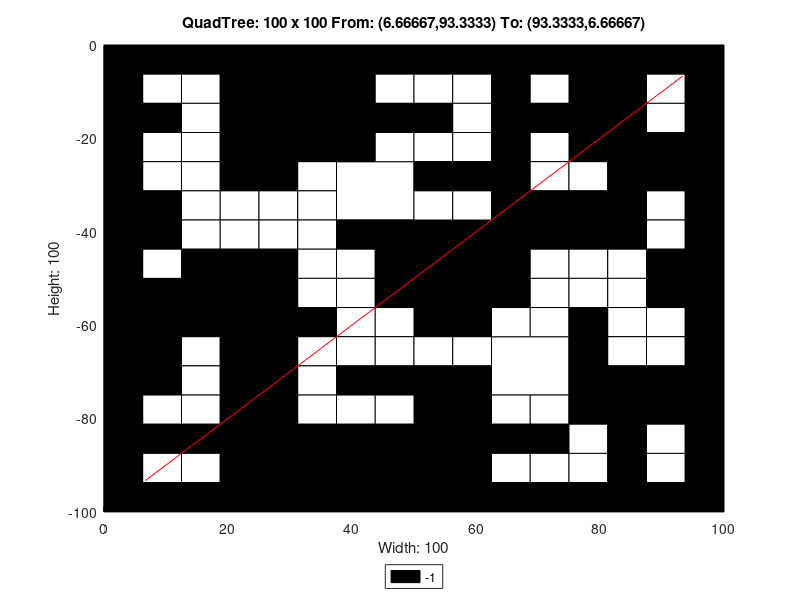

MATLAB code for this plot:
axis([0 100 -100 0]);
title('QuadTree: 100 x 100 From: (6.66667,93.3333) To: (93.3333,6.66667)');
xlabel('Width: 100');
ylabel('Height: 100');
rectangle('Position',[25 -12.5 12.5 12.5], 'FaceColor',[0 0 0]);
rectangle('Position',[25 -25 12.5 12.5], 'FaceColor',[0 0 0]);
rectangle('Position',[37.5 -37.5 12.5 12.5], 'FaceColor',[1 1 1]);
rectangle('Position',[75 -12.5 12.5 12.5], 'FaceColor',[0 0 0]);
rectangle('Position',[75 -25 12.5 12.5], 'FaceColor',[0 0 0]);
rectangle('Position',[50 -50 12.5 12.5], 'FaceColor',[0 0 0]);
rectangle('Position',[0 -62.5 12.5 12.5], 'FaceColor',[0 0 0]);
rectangle('Position',[12.5 -62.5 12.5 12.5], 'FaceColor',[0 0 0]);
rectangle('Position',[0 -75 12.5 12.5], 'FaceColor',[0 0 0]);
rectangle('Position',[25 -100 12.5 12.5], 'FaceColor',[0 0 0]);
rectangle('Position',[37.5 -100 12.5 12.5], 'FaceColor',[0 0 0]);
rectangle('Position',[50 -62.5 12.5 12.5], 'FaceColor',[0 0 0]);
rectangle('Position',[62.5 -75 12.5 12.5], 'FaceColor',[1 1 1]);
rectangle('Position',[50 -87.5 12.5 12.5], 'FaceColor',[0 0 0]);
rectangle('Position',[50 -100 12.5 12.5], 'FaceColor',[0 0 0]);
rectangle('Position',[0 -6.25 6.25 6.25], 'FaceColor',[0 0 0]);
rectangle('Position',[6.25 -6.25 6.25 6.25], 'FaceColor',[0 0 0]);
rectangle('Position',[0 -12.5 6.25 6.25], 'FaceColor',[0 0 0]);
rectangle('Position',[6.25 -12.5 6.25 6.25], 'FaceColor',[1 1 1]);
rectangle('Position',[12.5 -6.25 6.25 6.25], 'FaceColor',[0 0 0]);
rectangle('Position',[18.75 -6.25 6.25 6.25], 'FaceColor',[0 0 0]);
rectangle('Position',[12.5 -12.5 6.25 6.25], 'FaceColor',[1 1 1]);
rectangle('Position',[18.75 -12.5 6.25 6.25], 'FaceColor',[0 0 0]);
rectangle('Position',[0 -18.75 6.25 6.25], 'FaceColor',[0 0 0]);
rectangle('Position',[6.25 -18.75 6.25 6.25], 'FaceColor',[0 0 0]);
rectangle('Position',[0 -25 6.25 6.25], 'FaceColor',[0 0 0]);
rectangle('Position',[6.25 -25 6.25 6.25], 'FaceColor',[1 1 1]);
rectangle('Position',[12.5 -18.75 6.25 6.25], 'FaceColor',[1 1 1]);
rectangle('Position',[18.75 -18.75 6.25 6.25], 'FaceColor',[0 0 0]);
rectangle('Position',[12.5 -25 6.25 6.25], 'FaceColor',[1 1 1]);
rectangle('Position',[18.75 -25 6.25 6.25], 'FaceColor',[0 0 0]);
rectangle('Position',[37.5 -6.25 6.25 6.25], 'FaceColor',[0 0 0]);
rectangle('Position',[43.75 -6.25 6.25 6.25], 'FaceColor',[0 0 0]);
rectangle('Position',[37.5 -12.5 6.25 6.25], 'FaceColor',[0 0 0]);
rectangle('Position',[43.75 -12.5 6.25 6.25], 'FaceColor',[1 1 1]);
rectangle('Position',[37.5 -18.75 6.25 6.25], 'FaceColor',[0 0 0]);
rectangle('Position',[43.75 -18.75 6.25 6.25], 'FaceColor',[0 0 0]);
rectangle('Position',[37.5 -25 6.25 6.25], 'FaceColor',[0 0 0]);
rectangle('Position',[43.75 -25 6.25 6.25], 'FaceColor',[1 1 1]);
rectangle('Position',[0 -31.25 6.25 6.25], 'FaceColor',[0 0 0]);
rectangle('Position',[6.25 -31.25 6.25 6.25], 'FaceColor',[1 1 1]);
rectangle('Position',[0 -37.5 6.25 6.25], 'FaceColor',[0 0 0]);
rectangle('Position',[6.25 -37.5 6.25 6.25], 'FaceColor',[0 0 0]);
rectangle('Position',[12.5 -31.25 6.25 6.25], 'FaceColor',[1 1 1]);
rectangle('Position',[18.75 -31.25 6.25 6.25], 'FaceColor',[0 0 0]);
rectangle('Position',[12.5 -37.5 6.25 6.25], 'FaceColor',[1 1 1]);
rectangle('Position',[18.75 -37.5 6.25 6.25], 'FaceColor',[1 1 1]);
rectangle('Position',[0 -43.75 6.25 6.25], 'FaceColor',[0 0 0]);
rectangle('Position',[6.25 -43.75 6.25 6.25], 'FaceColor',[0 0 0]);
rectangle('Position',[0 -50 6.25 6.25], 'FaceColor',[0 0 0]);
rectangle('Position',[6.25 -50 6.25 6.25], 'FaceColor',[1 1 1]);
rectangle('Position',[12.5 -43.75 6.25 6.25], 'FaceColor',[1 1 1]);
rectangle('Position',[18.75 -43.75 6.25 6.25], 'FaceColor',[1 1 1]);
rectangle('Position',[12.5 -50 6.25 6.25], 'FaceColor',[0 0 0]);
rectangle('Position',[18.75 -50 6.25 6.25], 'FaceColor',[0 0 0]);
rectangle('Position',[25 -31.25 6.25 6.25], 'FaceColor',[0 0 0]);
rectangle('Position',[31.25 -31.25 6.25 6.25], 'FaceColor',[1 1 1]);
rectangle('Position',[25 -37.5 6.25 6.25], 'FaceColor',[1 1 1]);
rectangle('Position',[31.25 -37.5 6.25 6.25], 'FaceColor',[1 1 1]);
rectangle('Position',[25 -43.75 6.25 6.25], 'FaceColor',[1 1 1]);
rectangle('Position',[31.25 -43.75 6.25 6.25], 'FaceColor',[1 1 1]);
rectangle('Position',[25 -50 6.25 6.25], 'FaceColor',[0 0 0]);
rectangle('Position',[31.25 -50 6.25 6.25], 'FaceColor',[1 1 1]);
rectangle('Position',[37.5 -43.75 6.25 6.25], 'FaceColor',[0 0 0]);
rectangle('Position',[43.75 -43.75 6.25 6.25], 'FaceColor',[0 0 0]);
rectangle('Position',[37.5 -50 6.25 6.25], 'FaceColor',[1 1 1]);
rectangle('Position',[43.75 -50 6.25 6.25], 'FaceColor',[0 0 0]);
rectangle('Position',[50 -6.25 6.25 6.25], 'FaceColor',[0 0 0]);
rectangle('Position',[56.25 -6.25 6.25 6.25], 'FaceColor',[0 0 0]);
rectangle('Position',[50 -12.5 6.25 6.25], 'FaceColor',[1 1 1]);
rectangle('Position',[56.25 -12.5 6.25 6.25], 'FaceColor',[1 1 1]);
rectangle('Position',[62.5 -6.25 6.25 6.25], 'FaceColor',[0 0 0]);
rectangle('Position',[68.75 -6.25 6.25 6.25], 'FaceColor',[0 0 0]);
rectangle('Position',[62.5 -12.5 6.25 6.25], 'FaceColor',[0 0 0]);
rectangle('Position',[68.75 -12.5 6.25 6.25], 'FaceColor',[1 1 1]);
rectangle('Position',[50 -18.75 6.25 6.25], 'FaceColor',[0 0 0]);
rectangle('Position',[56.25 -18.75 6.25 6.25], 'FaceColor',[1 1 1]);
rectangle('Position',[50 -25 6.25 6.25], 'FaceColor',[1 1 1]);
rectangle('Position',[56.25 -25 6.25 6.25], 'FaceColor',[1 1 1]);
rectangle('Position',[62.5 -18.75 6.25 6.25], 'FaceColor',[0 0 0]);
rectangle('Position',[68.75 -18.75 6.25 6.25], 'FaceColor',[0 0 0]);
rectangle('Position',[62.5 -25 6.25 6.25], 'FaceColor',[0 0 0]);
rectangle('Position',[68.75 -25 6.25 6.25], 'FaceColor',[1 1 1]);
rectangle('Position',[87.5 -6.25 6.25 6.25], 'FaceColor',[0 0 0]);
rectangle('Position',[93.75 -6.25 6.25 6.25], 'FaceColor',[0 0 0]);
rectangle('Position',[87.5 -12.5 6.25 6.25], 'FaceColor',[1 1 1]);
rectangle('Position',[93.75 -12.5 6.25 6.25], 'FaceColor',[0 0 0]);
rectangle('Position',[87.5 -18.75 6.25 6.25], 'FaceColor',[1 1 1]);
rectangle('Position',[93.75 -18.75 6.25 6.25], 'FaceColor',[0 0 0]);
rectangle('Position',[87.5 -25 6.25 6.25], 'FaceColor',[0 0 0]);
rectangle('Position',[93.75 -25 6.25 6.25], 'FaceColor',[0 0 0]);
rectangle('Position',[50 -31.25 6.25 6.25], 'FaceColor',[0 0 0]);
rectangle('Position',[56.25 -31.25 6.25 6.25], 'FaceColor',[0 0 0]);
rectangle('Position',[50 -37.5 6.25 6.25], 'FaceColor',[1 1 1]);
rectangle('Position',[56.25 -37.5 6.25 6.25], 'FaceColor',[1 1 1]);
rectangle('Position',[62.5 -31.25 6.25 6.25], 'FaceColor',[0 0 0]);
rectangle('Position',[68.75 -31.25 6.25 6.25], 'FaceColor',[1 1 1]);
rectangle('Position',[62.5 -37.5 6.25 6.25], 'FaceColor',[0 0 0]);
rectangle('Position',[68.75 -37.5 6.25 6.25], 'FaceColor',[0 0 0]);
rectangle('Position',[62.5 -43.75 6.25 6.25], 'FaceColor',[0 0 0]);
rectangle('Position',[68.75 -43.75 6.25 6.25], 'FaceColor',[0 0 0]);
rectangle('Position',[62.5 -50 6.25 6.25], 'FaceColor',[0 0 0]);
rectangle('Position',[68.75 -50 6.25 6.25], 'FaceColor',[1 1 1]);
rectangle('Position',[75 -31.25 6.25 6.25], 'FaceColor',[1 1 1]);
rectangle('Position',[81.25 -31.25 6.25 6.25], 'FaceColor',[0 0 0]);
rectangle('Position',[75 -37.5 6.25 6.25], 'FaceColor',[0 0 0]);
rectangle('Position',[81.25 -37.5 6.25 6.25], 'FaceColor',[0 0 0]);
rectangle('Position',[87.5 -31.25 6.25 6.25], 'FaceColor',[0 0 0]);
rectangle('Position',[93.75 -31.25 6.25 6.25], 'FaceColor',[0 0 0]);
rectangle('Position',[87.5 -37.5 6.25 6.25], 'FaceColor',[1 1 1]);
rectangle('Position',[93.75 -37.5 6.25 6.25], 'FaceColor',[0 0 0]);
rectangle('Position',[75 -43.75 6.25 6.25], 'FaceColor',[0 0 0]);
rectangle('Position',[81.25 -43.75 6.25 6.25], 'FaceColor',[0 0 0]);
rectangle('Position',[75 -50 6.25 6.25], 'FaceColor',[1 1 1]);
rectangle('Position',[81.25 -50 6.25 6.25], 'FaceColor',[1 1 1]);
rectangle('Position',[87.5 -43.75 6.25 6.25], 'FaceColor',[1 1 1]);
rectangle('Position',[93.75 -43.75 6.25 6.25], 'FaceColor',[0 0 0]);
rectangle('Position',[87.5 -50 6.25 6.25], 'FaceColor',[0 0 0]);
rectangle('Position',[93.75 -50 6.25 6.25], 'FaceColor',[0 0 0]);
rectangle('Position',[12.5 -68.75 6.25 6.25], 'FaceColor',[1 1 1]);
rectangle('Position',[18.75 -68.75 6.25 6.25], 'FaceColor',[0 0 0]);
rectangle('Position',[12.5 -75 6.25 6.25], 'FaceColor',[1 1 1]);
rectangle('Position',[18.75 -75 6.25 6.25], 'FaceColor',[0 0 0]);
rectangle('Position',[25 -56.25 6.25 6.25], 'FaceColor',[0 0 0]);
rectangle('Position',[31.25 -56.25 6.25 6.25], 'FaceColor',[1 1 1]);
rectangle('Position',[25 -62.5 6.25 6.25], 'FaceColor',[0 0 0]);
rectangle('Position',[31.25 -62.5 6.25 6.25], 'FaceColor',[0 0 0]);
rectangle('Position',[37.5 -56.25 6.25 6.25], 'FaceColor',[1 1 1]);
rectangle('Position',[43.75 -56.25 6.25 6.25], 'FaceColor',[0 0 0]);
rectangle('Position',[37.5 -62.5 6.25 6.25], 'FaceColor',[1 1 1]);
rectangle('Position',[43.75 -62.5 6.25 6.25], 'FaceColor',[1 1 1]);
rectangle('Position',[25 -68.75 6.25 6.25], 'FaceColor',[0 0 0]);
rectangle('Position',[31.25 -68.75 6.25 6.25], 'FaceColor',[1 1 1]);
rectangle('Position',[25 -75 6.25 6.25], 'FaceColor',[0 0 0]);
rectangle('Position',[31.25 -75 6.25 6.25], 'FaceColor',[1 1 1]);
rectangle('Position',[37.5 -68.75 6.25 6.25], 'FaceColor',[1 1 1]);
rectangle('Position',[43.75 -68.75 6.25 6.25], 'FaceColor',[1 1 1]);
rectangle('Position',[37.5 -75 6.25 6.25], 'FaceColor',[0 0 0]);
rectangle('Position',[43.75 -75 6.25 6.25], 'FaceColor',[0 0 0]);
rectangle('Position',[0 -81.25 6.25 6.25], 'FaceColor',[0 0 0]);
rectangle('Position',[6.25 -81.25 6.25 6.25], 'FaceColor',[1 1 1]);
rectangle('Position',[0 -87.5 6.25 6.25], 'FaceColor',[0 0 0]);
rectangle('Position',[6.25 -87.5 6.25 6.25], 'FaceColor',[0 0 0]);
rectangle('Position',[12.5 -81.25 6.25 6.25], 'FaceColor',[1 1 1]);
rectangle('Position',[18.75 -81.25 6.25 6.25], 'FaceColor',[0 0 0]);
rectangle('Position',[12.5 -87.5 6.25 6.25], 'FaceColor',[0 0 0]);
rectangle('Position',[18.75 -87.5 6.25 6.25], 'FaceColor',[0 0 0]);
rectangle('Position',[0 -93.75 6.25 6.25], 'FaceColor',[0 0 0]);
rectangle('Position',[6.25 -93.75 6.25 6.25], 'FaceColor',[1 1 1]);
rectangle('Position',[0 -100 6.25 6.25], 'FaceColor',[0 0 0]);
rectangle('Position',[6.25 -100 6.25 6.25], 'FaceColor',[0 0 0]);
rectangle('Position',[12.5 -93.75 6.25 6.25], 'FaceColor',[1 1 1]);
rectangle('Position',[18.75 -93.75 6.25 6.25], 'FaceColor',[0 0 0]);
rectangle('Position',[12.5 -100 6.25 6.25], 'FaceColor',[0 0 0]);
rectangle('Position',[18.75 -100 6.25 6.25], 'FaceColor',[0 0 0]);
rectangle('Position',[25 -81.25 6.25 6.25], 'FaceColor',[0 0 0]);
rectangle('Position',[31.25 -81.25 6.25 6.25], 'FaceColor',[1 1 1]);
rectangle('Position',[25 -87.5 6.25 6.25], 'FaceColor',[0 0 0]);
rectangle('Position',[31.25 -87.5 6.25 6.25], 'FaceColor',[0 0 0]);
rectangle('Position',[37.5 -81.25 6.25 6.25], 'FaceColor',[1 1 1]);
rectangle('Position',[43.75 -81.25 6.25 6.25], 'FaceColor',[1 1 1]);
rectangle('Position',[37.5 -87.5 6.25 6.25], 'FaceColor',[0 0 0]);
rectangle('Position',[43.75 -87.5 6.25 6.25], 'FaceColor',[0 0 0]);
rectangle('Position',[62.5 -56.25 6.25 6.25], 'FaceColor',[0 0 0]);
rectangle('Position',[68.75 -56.25 6.25 6.25], 'FaceColor',[1 1 1]);
rectangle('Position',[62.5 -62.5 6.25 6.25], 'FaceColor',[1 1 1]);
rectangle('Position',[68.75 -62.5 6.25 6.25], 'FaceColor',[1 1 1]);
rectangle('Position',[50 -68.75 6.25 6.25], 'FaceColor',[1 1 1]);
rectangle('Position',[56.25 -68.75 6.25 6.25], 'FaceColor',[1 1 1]);
rectangle('Position',[50 -75 6.25 6.25], 'FaceColor',[0 0 0]);
rectangle('Position',[56.25 -75 6.25 6.25], 'FaceColor',[0 0 0]);
rectangle('Position',[75 -56.25 6.25 6.25], 'FaceColor',[1 1 1]);
rectangle('Position',[81.25 -56.25 6.25 6.25], 'FaceColor',[1 1 1]);
rectangle('Position',[75 -62.5 6.25 6.25], 'FaceColor',[0 0 0]);
rectangle('Position',[81.25 -62.5 6.25 6.25], 'FaceColor',[1 1 1]);
rectangle('Position',[87.5 -56.25 6.25 6.25], 'FaceColor',[0 0 0]);
rectangle('Position',[93.75 -56.25 6.25 6.25], 'FaceColor',[0 0 0]);
rectangle('Position',[87.5 -62.5 6.25 6.25], 'FaceColor',[1 1 1]);
rectangle('Position',[93.75 -62.5 6.25 6.25], 'FaceColor',[0 0 0]);
rectangle('Position',[75 -68.75 6.25 6.25], 'FaceColor',[0 0 0]);
rectangle('Position',[81.25 -68.75 6.25 6.25], 'FaceColor',[1 1 1]);
rectangle('Position',[75 -75 6.25 6.25], 'FaceColor',[0 0 0]);
rectangle('Position',[81.25 -75 6.25 6.25], 'FaceColor',[0 0 0]);
rectangle('Position',[87.5 -68.75 6.25 6.25], 'FaceColor',[1 1 1]);
rectangle('Position',[93.75 -68.75 6.25 6.25], 'FaceColor',[0 0 0]);
rectangle('Position',[87.5 -75 6.25 6.25], 'FaceColor',[0 0 0]);
rectangle('Position',[93.75 -75 6.25 6.25], 'FaceColor',[0 0 0]);
rectangle('Position',[62.5 -81.25 6.25 6.25], 'FaceColor',[1 1 1]);
rectangle('Position',[68.75 -81.25 6.25 6.25], 'FaceColor',[1 1 1]);
rectangle('Position',[62.5 -87.5 6.25 6.25], 'FaceColor',[0 0 0]);
rectangle('Position',[68.75 -87.5 6.25 6.25], 'FaceColor',[0 0 0]);
rectangle('Position',[62.5 -93.75 6.25 6.25], 'FaceColor',[1 1 1]);
rectangle('Position',[68.75 -93.75 6.25 6.25], 'FaceColor',[1 1 1]);
rectangle('Position',[62.5 -100 6.25 6.25], 'FaceColor',[0 0 0]);
rectangle('Position',[68.75 -100 6.25 6.25], 'FaceColor',[0 0 0]);
rectangle('Position',[75 -81.25 6.25 6.25], 'FaceColor',[0 0 0]);
rectangle('Position',[81.25 -81.25 6.25 6.25], 'FaceColor',[0 0 0]);
rectangle('Position',[75 -87.5 6.25 6.25], 'FaceColor',[1 1 1]);
rectangle('Position',[81.25 -87.5 6.25 6.25], 'FaceColor',[0 0 0]);
rectangle('Position',[87.5 -81.25 6.25 6.25], 'FaceColor',[0 0 0]);
rectangle('Position',[93.75 -81.25 6.25 6.25], 'FaceColor',[0 0 0]);
rectangle('Position',[87.5 -87.5 6.25 6.25], 'FaceColor',[1 1 1]);
rectangle('Position',[93.75 -87.5 6.25 6.25], 'FaceColor',[0 0 0]);
rectangle('Position',[75 -93.75 6.25 6.25], 'FaceColor',[1 1 1]);
rectangle('Position',[81.25 -93.75 6.25 6.25], 'FaceColor',[0 0 0]);
rectangle('Position',[75 -100 6.25 6.25], 'FaceColor',[0 0 0]);
rectangle('Position',[81.25 -100 6.25 6.25], 'FaceColor',[0 0 0]);
rectangle('Position',[87.5 -93.75 6.25 6.25], 'FaceColor',[1 1 1]);
rectangle('Position',[93.75 -93.75 6.25 6.25], 'FaceColor',[0 0 0]);
rectangle('Position',[87.5 -100 6.25 6.25], 'FaceColor',[0 0 0]);
rectangle('Position',[93.75 -100 6.25 6.25], 'FaceColor',[0 0 0]);
X=[93.3333,6.66667];
Y=[-6.66667,-93.3333];
hold on;
plot(X,Y,'r');
legend('-1','Location','southoutside');
